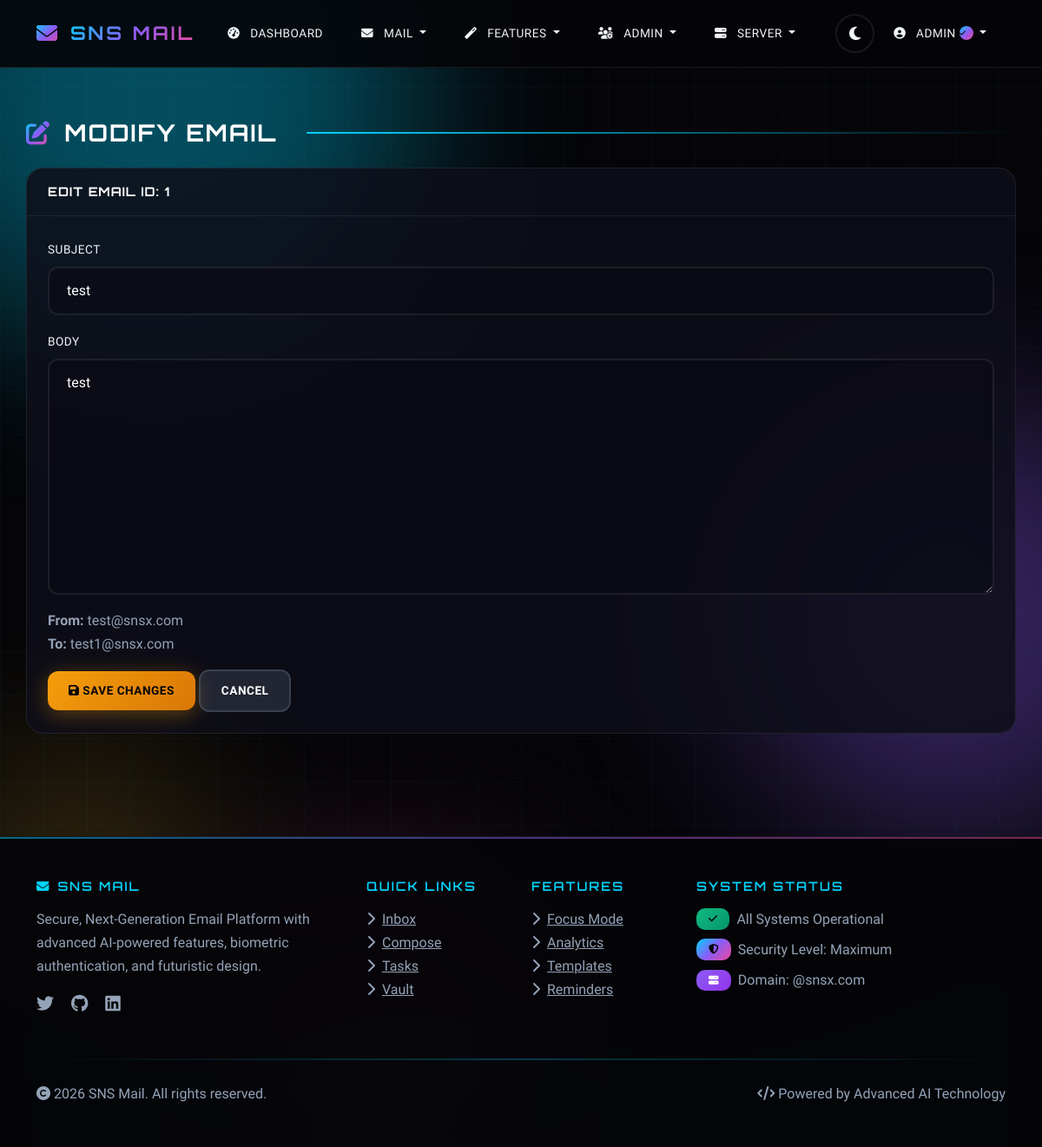
Screenshot of /email/1/modify (signed in) with the database file from the repository.
### sns_mail/database/models.py (models this page shows, shortened)
class User(UserMixin, db.Model):
    __tablename__ = 'users'
    id = db.Column(db.Integer, primary_key=True)
    name = db.Column(db.String(100), nullable=False)
    username = db.Column(db.String(50), unique=True, nullable=False)
    email = db.Column(db.String(120), unique=True, nullable=False)
    password_hash = db.Column(db.String(128))
    face_photo = db.Column(db.String(200))
    eye_scan = db.Column(db.String(200))
    totp_secret = db.Column(db.String(16))
    is_2fa_enabled = db.Column(db.Boolean, default=False)
    is_admin = db.Column(db.Boolean, default=False)
    is_server_admin = db.Column(db.Boolean, default=False)
    is_banned = db.Column(db.Boolean, default=False)
    ban_reason = db.Column(db.Text)
    is_verified = db.Column(db.Boolean, default=False)  # Blue tick verification
    created_at = db.Column(db.DateTime, default=datetime.utcnow)
    last_login = db.Column(db.DateTime)
    login_attempts = db.Column(db.Integer, default=0)
    locked_until = db.Column(db.DateTime)
    ai_preferences = db.Column(db.Text)  # JSON for AI learning preferences
    mood_tracking_enabled = db.Column(db.Boolean, default=True)
    focus_mode_enabled = db.Column(db.Boolean, default=False)
    focus_mode_until = db.Column(db.DateTime)
    sent_emails = db.relationship('Email', foreign_keys='Email.sender_id', backref='sender', lazy='dynamic')
    received_emails = db.relationship('Email', foreign_keys='Email.recipient_id', backref='recipient', lazy='dynamic')
    drafts = db.relationship('Draft', backref='user', lazy='dynamic')
    sent_folders = db.relationship('SentFolder', backref='user', lazy='dynamic')
    important_folders = db.relationship('ImportantFolder', backref='user', lazy='dynamic')
    archive_folders = db.relationship('ArchiveFolder', backref='user', lazy='dynamic')
    deleted_folders = db.relationship('DeletedFolder', backref='user', lazy='dynamic')
    spam_folders = db.relationship('SpamFolder', backref='user', lazy='dynamic')
    notes = db.relationship('Note', backref='user', lazy='dynamic')
    tasks = db.relationship('Task', backref='user', lazy='dynamic')
    vault_items = db.relationship('VaultItem', backref='user', lazy='dynamic')
    email_analytics = db.relationship('EmailAnalytics', backref='user', lazy='dynamic')
    scheduled_emails = db.relationship('ScheduledEmail', backref='user', lazy='dynamic')
    mood_logs = db.relationship('MoodLog', backref='user', lazy='dynamic')
    focus_sessions = db.relationship('FocusSession', backref='user', lazy='dynamic')
    email_templates = db.relationship('EmailTemplate', backref='user', lazy='dynamic')

class Email(db.Model):
    __tablename__ = 'emails'
    id = db.Column(db.Integer, primary_key=True)
    subject = db.Column(db.String(200), nullable=False)
    body = db.Column(db.Text, nullable=False)
    sender_id = db.Column(db.Integer, db.ForeignKey('users.id'), nullable=False)
    recipient_id = db.Column(db.Integer, db.ForeignKey('users.id'), nullable=False)
    sent_at = db.Column(db.DateTime, default=datetime.utcnow)
    read_at = db.Column(db.DateTime)
    is_read = db.Column(db.Boolean, default=False)
    is_important = db.Column(db.Boolean, default=False)
    is_deleted = db.Column(db.Boolean, default=False)
    is_spam = db.Column(db.Boolean, default=False)
    attachment_path = db.Column(db.String(200))
    attachment_filename = db.Column(db.String(100))
    virus_detected = db.Column(db.Boolean, default=False)
    is_self_destructing = db.Column(db.Boolean, default=False)
    destruct_after_read = db.Column(db.Boolean, default=False)
    destruct_at = db.Column(db.DateTime)
    destructed_at = db.Column(db.DateTime)
    is_encrypted = db.Column(db.Boolean, default=False)
    encryption_key = db.Column(db.String(64))
    mood_score = db.Column(db.Float)  # AI-detected mood (-1 to 1)
    mood_label = db.Column(db.String(20))  # positive, negative, neutral
    ai_summary = db.Column(db.Text)  # AI-generated summary
    priority_score = db.Column(db.Float, default=0.5)  # 0-1 priority
    read_duration = db.Column(db.Integer)  # seconds spent reading
    is_pinned = db.Column(db.Boolean, default=False)
    pinned_at = db.Column(db.DateTime)
    follow_up_reminder = db.Column(db.DateTime)
    follow_up_sent = db.Column(db.Boolean, default=False)

### sns_mail/core/server_routes.py (the view, shortened to what this page needs)
@server.route('/email/<int:email_id>/modify', methods=['GET', 'POST'])
@login_required
def modify_email(email_id):
    if not current_user.is_server_admin:
        flash('Access denied. Only server admins can modify emails.', 'danger')
        return redirect(url_for('client.dashboard'))
    email = Email.query.get_or_404(email_id)
    return render_template('server/modify_email.html', email=email)

### sns_mail/templates/server/modify_email.html (shortened to what this page needs)
{% extends "base.html" %}
{% block content %}
<div class="row">
    <div class="col-12">
        <h2 class="mb-4">
            <i class="fas fa-edit text-primary"></i>
            Modify Email
        </h2>
    </div>
</div>
<div class="card">
    <div class="card-header">
        <h5 class="mb-0">Edit Email ID: {{ email.id }}</h5>
    </div>
    <div class="card-body">
        <form action="{{ url_for('server.modify_email', email_id=email.id) }}" method="POST">
            <div class="mb-3">
                <label class="form-label">Subject</label>
                <input type="text" name="subject" class="form-control" value="{{ email.subject }}" required>
            </div>
            <div class="mb-3">
                <label class="form-label">Body</label>
                <textarea name="body" class="form-control" rows="10" required>{{ email.body }}</textarea>
            </div>
            <div class="mb-3">
                <p class="text-muted">
                    <strong>From:</strong> {{ email.sender.email }}<br>
                    <strong>To:</strong> {{ email.recipient.email }}
                </p>
            </div>
            <button type="submit" class="btn btn-warning">
                <i class="fas fa-save"></i> Save Changes
            </button>
            <a href="{{ url_for('server.email_server_actions', email_id=email.id) }}" class="btn btn-secondary">
                Cancel
            </a>
        </form>
    </div>
</div>
{% endblock %}

### sns_mail/templates/base.html (shortened to what this page needs)
<!DOCTYPE html>
<html lang="en">
<head>
    <link href="https://cdn.jsdelivr.net/npm/bootstrap@5.3.0/dist/css/bootstrap.min.css" rel="stylesheet">
    <link href="https://cdnjs.cloudflare.com/ajax/libs/font-awesome/6.4.0/css/all.min.css" rel="stylesheet">
    <link href="{{ url_for('static', filename='css/style.css') }}" rel="stylesheet">
</head>
<body>
    <div class="parallax-container">
        <div class="parallax-grid"></div>
        <div class="parallax-orb orb-1"></div>
        <div class="parallax-orb orb-2"></div>
    </div>
    <div class="wave-container">
    </div>
    <nav class="navbar navbar-expand-lg navbar-dark" id="mainNavbar">
        <div class="container">
            <a class="navbar-brand" href="{{ url_for('auth.index') }}">
                <i class="fas fa-envelope icon-animated"></i>
                <span>SNS Mail</span>
            </a>
            <div class="collapse navbar-collapse" id="navbarNav">
                <ul class="navbar-nav me-auto">
                    {% if current_user.is_authenticated %}
                        <li class="nav-item">
                            <a class="nav-link" href="{{ url_for('client.dashboard') }}">
                                <i class="fas fa-tachometer-alt"></i> Dashboard
                            </a>
                        </li>
                        <li class="nav-item dropdown">
                            <a class="nav-link dropdown-toggle" href="#" role="button" data-bs-toggle="dropdown">
                                <i class="fas fa-envelope"></i> Mail
                            </a>
                        </li>
                        <li class="nav-item dropdown">
                            <a class="nav-link dropdown-toggle" href="#" role="button" data-bs-toggle="dropdown">
                                <i class="fas fa-magic"></i> Features
                            </a>
                        </li>
                        {% if current_user.is_admin or current_user.is_server_admin %}
                            <li class="nav-item dropdown">
                                <a class="nav-link dropdown-toggle" href="#" role="button" data-bs-toggle="dropdown">
                                    <i class="fas fa-users-cog"></i> Admin
                                </a>
                            </li>
                        {% endif %}
                        {% if current_user.is_server_admin %}
                            <li class="nav-item dropdown">
                                <a class="nav-link dropdown-toggle" href="#" role="button" data-bs-toggle="dropdown">
                                    <i class="fas fa-server"></i> Server
                                </a>
                            </li>
                        {% endif %}
                    {% endif %}
                </ul>
                <ul class="navbar-nav d-flex align-items-center">
                    <li class="nav-item">
                        <button class="theme-toggle" id="themeToggle" title="Toggle Theme">
                            <i class="fas fa-moon" id="themeIcon"></i>
                        </button>
                    </li>
                    {% if current_user.is_authenticated %}
                        <li class="nav-item dropdown">
                            <a class="nav-link dropdown-toggle" href="#" role="button" data-bs-toggle="dropdown">
                                <i class="fas fa-user-circle"></i>
                                <span class="verified-name">
                                    {{ current_user.username }}
                                    {% if current_user.is_verified %}
                                        <span class="verified-badge verified-badge-sm" data-tooltip="Verified User">
                                            <i class="fas fa-check"></i>
                                        </span>
                                    {% endif %}
                                </span>
                            </a>
                        </li>
                    {% endif %}
                </ul>
            </div>
        </div>
    </nav>
    <main class="container mt-4">
        {% block content %}{% endblock %}
    </main>
    <footer class="text-light mt-5 py-5">
        <div class="container">
            <div class="row">
                <div class="col-lg-4 mb-4">
                    <h5><i class="fas fa-envelope me-2 icon-pulse"></i>SNS Mail</h5>
                    <p class="mt-3">Secure, Next-Generation Email Platform with advanced AI-powered features, biometric authentication, and futuristic design.</p>
                    <div class="mt-3">
                        <a href="#" class="text-secondary me-3"><i class="fab fa-twitter fa-lg icon-animated"></i></a>
                        <a href="#" class="text-secondary me-3"><i class="fab fa-github fa-lg icon-animated"></i></a>
                        <a href="#" class="text-secondary me-3"><i class="fab fa-linkedin fa-lg icon-animated"></i></a>
                    </div>
                </div>
                <div class="col-lg-2 col-md-4 mb-4">
                    <h5>Quick Links</h5>
                    <ul class="list-unstyled mt-3">
                        <li><a href="{{ url_for('client.inbox') }}" class="text-secondary"><i class="fas fa-chevron-right me-2"></i>Inbox</a></li>
                        <li><a href="{{ url_for('client.compose') }}" class="text-secondary"><i class="fas fa-chevron-right me-2"></i>Compose</a></li>
                        <li><a href="{{ url_for('features.tasks') }}" class="text-secondary"><i class="fas fa-chevron-right me-2"></i>Tasks</a></li>
                        <li><a href="{{ url_for('features.vault') }}" class="text-secondary"><i class="fas fa-chevron-right me-2"></i>Vault</a></li>
                    </ul>
                </div>
                <div class="col-lg-2 col-md-4 mb-4">
                    <h5>Features</h5>
                    <ul class="list-unstyled mt-3">
                        <li><a href="{{ url_for('features.focus_mode') }}" class="text-secondary"><i class="fas fa-chevron-right me-2"></i>Focus Mode</a></li>
                        <li><a href="{{ url_for('features.analytics') }}" class="text-secondary"><i class="fas fa-chevron-right me-2"></i>Analytics</a></li>
                        <li><a href="{{ url_for('features.templates') }}" class="text-secondary"><i class="fas fa-chevron-right me-2"></i>Templates</a></li>
                        <li><a href="{{ url_for('features.reminders') }}" class="text-secondary"><i class="fas fa-chevron-right me-2"></i>Reminders</a></li>
                    </ul>
                </div>
                <div class="col-lg-4 col-md-4 mb-4">
                    <h5>System Status</h5>
                    <div class="mt-3">
                        <div class="d-flex align-items-center mb-2">
                            <span class="badge bg-success me-2"><i class="fas fa-check icon-pulse"></i></span>
                            <span class="text-secondary">All Systems Operational</span>
                        </div>
                        <div class="d-flex align-items-center mb-2">
                            <span class="badge bg-primary me-2"><i class="fas fa-shield-alt icon-pulse"></i></span>
                            <span class="text-secondary">Security Level: Maximum</span>
                        </div>
                        <div class="d-flex align-items-center">
                            <span class="badge bg-info me-2"><i class="fas fa-server icon-pulse"></i></span>
                            <span class="text-secondary">Domain: @snsx.com</span>
                        </div>
                    </div>
                </div>
            </div>
            <hr>
            <div class="row align-items-center">
                <div class="col-md-6">
                    <p class="mb-0 text-secondary">
                        <i class="fas fa-copyright"></i> 2026 SNS Mail. All rights reserved.
                    </p>
                </div>
                <div class="col-md-6 text-md-end">
                    <p class="mb-0 text-secondary">
                        <i class="fas fa-code"></i> Powered by Advanced AI Technology
                    </p>
                </div>
            </div>
        </div>
    </footer>
</body>
</html>

### rows the page displays
User: username "ADMIN"
Email: id "1", subject "test", body "test"
User: sender.email "test@snsx.com"
User: recipient.email "test1@snsx.com"
